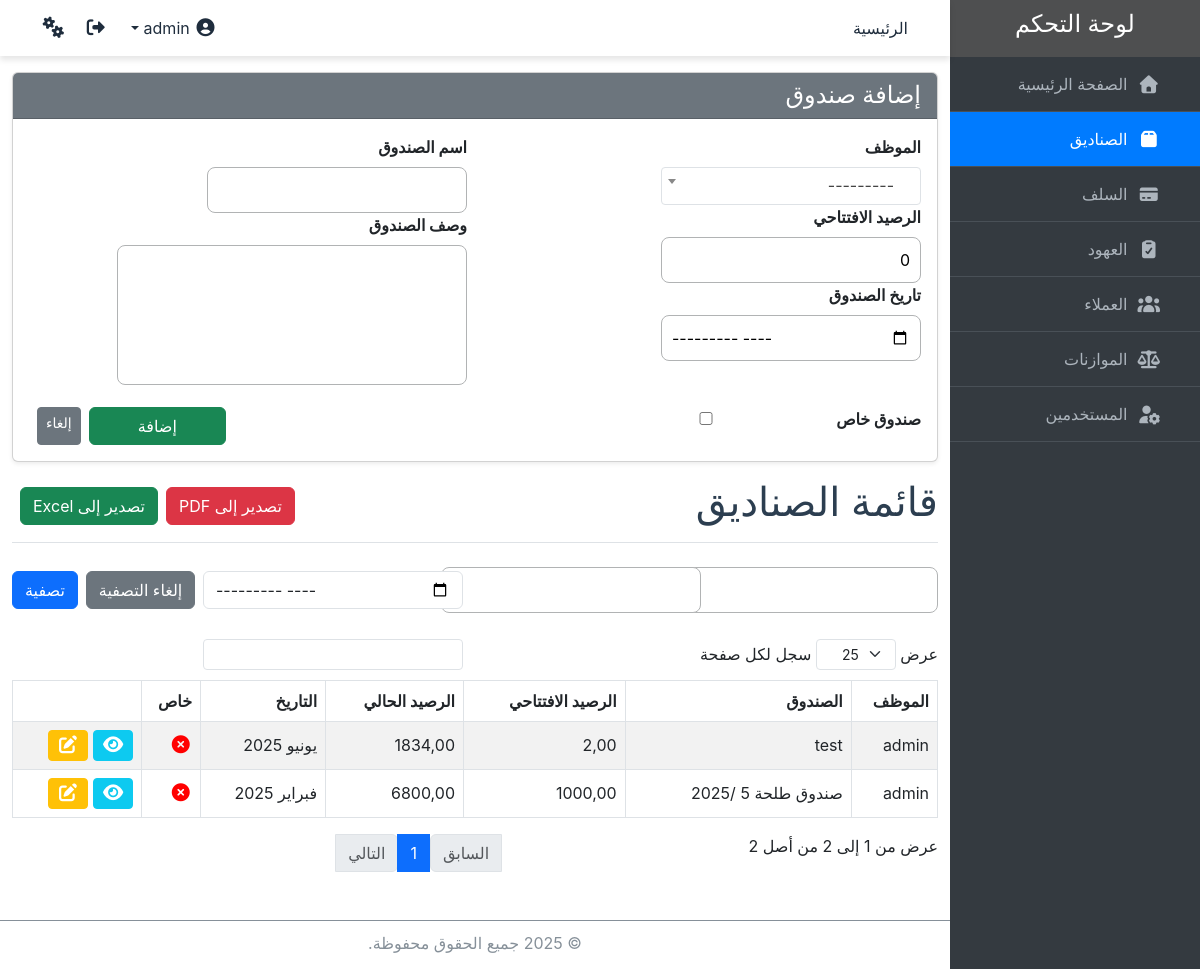
Screenshot of /funds/ (signed in) with the database file from the repository.
### core/models.py (models this page shows, shortened)
class Fund(models.Model):
    user = models.ForeignKey(User, on_delete=models.CASCADE, verbose_name="صاحب الصندوق")
    name = models.CharField(max_length=100, verbose_name="اسم الصندوق")
    description = models.TextField(verbose_name="وصف الصندوق")
    opening_balance = models.DecimalField(max_digits=10, decimal_places=2, default=0, verbose_name="الرصيد الافتتاحي")
    current_balance = models.DecimalField(max_digits=10, decimal_places=2, default=0, verbose_name="الرصيد الحالي")
    date = models.DateField(verbose_name="تاريخ الصندوق")
    is_private = models.BooleanField(default=False, verbose_name="صندوق خاص")
    created_at = models.DateTimeField(auto_now_add=True, verbose_name="تاريخ الإنشاء")
    class Meta:
        verbose_name = "صندوق"
        verbose_name_plural = "الصناديق"
        unique_together = ('user', 'date')
        permissions = [
            ("viewall_funds", "عرض كل الصناديق"),
            ("viewprivate_funds", "عرض الصناديق الخاصة"),
        ]

### core/views.py (the view, shortened to what this page needs)
# urls.py: path('funds/', views.FundView.as_view(), name='fund_list'),
class FundView(PermissionMixin, ExportMixin, View):
    template_name = 'funds/fund_list.html'
    permission_required = 'core.view_fund'
    def get(self, request, *args, **kwargs):
        if request.user.has_perm('core.viewprivate_funds') and request.user.has_perm('core.viewall_funds'):
            funds = Fund.objects.all()
        elif request.user.has_perm('core.viewprivate_funds'):
            funds = Fund.objects.filter(user=request.user)
        elif request.user.has_perm('core.viewall_funds'):
            funds = Fund.objects.filter(is_private=False)
        else:
            funds = Fund.objects.filter(user=request.user, is_private=False)
        user_filter = request.GET.get('user')
        name_filter = request.GET.get('name')
        date_filter = request.GET.get('date')
        if user_filter:
            funds = funds.filter(user=user_filter)
        if name_filter:
            funds = funds.filter(name=name_filter)
        if date_filter:
            funds = funds.filter(date__icontains=date_filter)
        if "export" in request.GET:
            export_format = request.GET.get('format', 'excel')  # Default to 'excel' if no format is provided
            if export_format == 'pdf':
                return self.export_to_pdf(funds)
            return self.export_to_excel(funds)
        fund = None
        if 'pk' in kwargs:
            fund = get_object_or_404(funds, pk=kwargs['pk'])  # التأكد من أن المستخدم يمكنه رؤية الصندوق
            form = FundForm(instance=fund)
        else:
            initial_data = {'user': request.user} if not request.user.is_superuser else {}
            form = FundForm(initial=initial_data)
        filter_form = FundFilterForm(request.GET)
        context = {
            'funds': funds,
            'form': form,
            'fund': fund,
            'filter_form': filter_form
        }
        return render(request, self.template_name, context)

### core/forms.py
class FundForm(forms.ModelForm):
    date = forms.DateField(
        widget=forms.DateInput(attrs={'type': 'month'}),
        input_formats=["%Y-%m"],  # السماح بإدخال السنة والشهر فقط
    )
    class Meta:
        model = Fund
        fields = ['user', 'name', 'description', 'opening_balance', 'is_private', 'date']
        widgets = {
            'date': forms.DateInput(attrs={'type': 'month'}),
            'current_balance': forms.TextInput(attrs={'readonly': 'readonly'}),
        }
    def __init__(self, *args, **kwargs):
        super().__init__(*args, **kwargs)
        if self.instance and self.instance.pk:
            self.initial['date'] = self.instance.date.strftime('%Y-%m')

class FundFilterForm(forms.Form):
    user = forms.ModelChoiceField(
        queryset=User.objects.all(),
        widget=Select2Widget(attrs={'data-placeholder': 'اختر الموضف', 'class': 'form-control'}),
        label="الموضف",
        required=False
    )
    name = forms.ChoiceField(
        widget=Select2Widget(attrs={'data-placeholder': 'اختر الصندوق', 'class': 'form-control'}),
        label="الصندوق",
        required=False
    )
    date = forms.DateField(
        required=False,
        widget=forms.DateInput(attrs={'type': 'month', 'class': 'form-control'}),
        label="التاريخ"
    )
    def __init__(self, *args, **kwargs):
        super().__init__(*args, **kwargs)
        self.fields['name'].choices = [(n, n) for n in Budget.objects.values_list('name', flat=True).distinct() if n]

### core/views.py (called while the page is built)
    def has_permission(self):
        perms = self.get_permission_required()
        return self.request.user.has_perms(perms) or self.request.user.is_superuser

### core/templates/funds/fund_list.html (shortened to what this page needs)
{% extends 'base.html' %}
{% block content %}
<div class="container mt-3">
    {% if 'core.change_fund' in request.user.get_all_permissions %}
    <div class="card shadow-sm mb-3">
        <div class="card-header bg-secondary text-white">
            <h4 class="mb-0">{% if fund %}تعديل صندوق{% else %}إضافة صندوق{% endif %}</h4>
        </div>
        <div class="card-body">
            <form method="post" class="row g-3">
                <div class="col-md-6">
                    {% if request.user.is_superuser or 'core.viewall_funds' in request.user.get_all_permissions %}
                    <label for="user" class="form-label">الموظف</label>
                    <div class="flex-grow-1">{{ form.user }}</div>
                    {% else %}
                    {{ form.user.as_hidden }}
                    {% endif %}
                    <label for="opening_balance" class="form-label">الرصيد الافتتاحي</label>
                    <div class="flex-grow-1">{{ form.opening_balance }}</div>
                    <label for="date" class="form-label">تاريخ الصندوق</label>
                    <div class="flex-grow-1">{{ form.date }}</div>
                </div>
                <div class="col-md-6">
                    <label for="name" class="form-label">اسم الصندوق</label>
                    <div class="flex-grow-1">{{ form.name }}</div>
                    <label for="description" class="form-label">وصف الصندوق</label>
                    <div class="flex-grow-1">{{ form.description }}</div>
                </div>
                <div class="col-6 d-flex justify-content-end">
                    {% if 'core.viewprivate_funds' in request.user.get_all_permissions %}
                    <label for="description" class="form-label">صندوق خاص</label>
                    <div class="flex-grow-1">{{ form.is_private }}</div>
                    {% endif %}
                </div>
                <div class="col-6 d-flex justify-content-end">
                    <button type="submit" class="btn btn-success px-5">
                        {% if fund %}تحديث{% else %}إضافة{% endif %}
                    </button>
                    <a href="{% url 'fund_list' %}" class="btn btn-secondary btn-sm mx-2">إلغاء</a>
                </div>
            </form>
        </div>
    </div>
    {% endif %}
    <div class="d-flex justify-content-between align-items-center border-bottom pb-2 mb-3">
        <h1 class="text-right">قائمة الصناديق</h1>
        <div class="d-flex">
            <a href="?export=1&format=pdf{% for key, value in request.GET.items %}{% if key != 'export' %}&{{ key }}={{ value }}{% endif %}{% endfor %}" class="btn btn-danger">
                تصدير إلى PDF</a>
            <a href="?export=1{% for key, value in request.GET.items %}{% if key != 'export' %}&{{ key }}={{ value }}{% endif %}{% endfor %}" class="btn btn-success mx-2">
                تصدير إلى Excel</a>
        </div>
    </div>
    <form method="get">
        <div class="row align-items-center">
          <div class="col-12 col-md-3 my-2">
            {{ filter_form.user }}
          </div>
          <div class="col-12 col-md-3 my-2">
            {{ filter_form.name }}
          </div>
          <div class="col-12 col-md-3 my-2">
            {{ filter_form.date }}
          </div>
          <div class="col-12 col-md-3 my-2 d-flex justify-content-end">
            <a href="{% url 'fund_list' %}" class="btn btn-secondary mx-2">إلغاء التصفية</a>
            <button type="submit" class="btn btn-primary">تصفية</button>
          </div>
        </div>
      </form>
    <div style="overflow-x: auto; max-width: 100%;">
        <table id="covenantsTable" class="table table-bordered  table-hover table-striped align-middle">
            <thead>
                <tr>
                    <th>الموظف</th>
                    <th>الصندوق</th>
                    <th>الرصيد الافتتاحي</th>
                    <th>الرصيد الحالي</th>
                    <th>التاريخ</th>
                    {% if 'core.viewprivate_funds' in request.user.get_all_permissions %}
                    <th>خاص</th>
                    {% endif %}
                    <th></th>
                </tr>
            </thead>
            <tbody>
                {% for fund in funds %}
                    <tr>
                        <td>{{ fund.user }}</td>
                        <td>{{ fund.name }}</td>
                        <td>{{ fund.opening_balance }}</td>
                        <td>{{ fund.current_balance }}</td>
                        <td>{{ fund.date|date:"M Y"  }}</td>
                        {% if 'core.viewprivate_funds' in request.user.get_all_permissions %}
                        <td>
                            {% if fund.is_private %}
                                <i class="fas fa-check-circle" style="color: green;"></i>
                            {% else %}
                                <i class="fas fa-times-circle" style="color: red;"></i>
                            {% endif %}
                        </td>
                        {% endif %}
                        <td>
                            <a href="{% url 'fund_detail' fund.pk %}" class="btn btn-info btn-sm text-white">
                                <i class="fas fa-eye"></i>
                            </a>
                            <a href="{% url 'fund_update' fund.pk %}" class="btn btn-warning btn-sm text-white">
                                <i class="fas fa-edit"></i>
                            </a>
                        </td>
                    </tr>
                {% endfor %}
            </tbody>
        </table>
    </div>
</div>
{% endblock %}
{% block scripts %}
<link href="https://cdn.jsdelivr.net/npm/select2@4.0.13/dist/css/select2.min.css" rel="stylesheet" />
{% endblock scripts %}

### static/css/styles.css (style rules this page uses)
body { margin: 0; margin-right: 250px; font-family: "Source Sans Pro",-apple-system,BlinkMacSystemFont,"Segoe UI",Roboto,"Helvetica Neue",Arial,sans-serif,"Apple Color Emoji","Segoe UI Emoji","Segoe UI Symbol"; font-size: 1rem; font-weight: 400; line-height: 1.5; color: rgb(33, 37, 41); text-align: right; background-color: #fff; }
.fas { font-size: 18px; }
input, optgroup, select, textarea { width: 50%; min-width: 260px; }
.container h1 { color: #2c3e50; }
.mt-3 { margin-top: 1rem !important; }
form .form-label { font-weight: bold; }
form input, form select, form textarea { border-radius: 8px; border: 1px solid #b1b3b4; padding: 10px; }
form button { border-radius: 8px; }
.table th, .table td { vertical-align: middle; }

### core/templates/funds/fund_list.html (style rules this page uses)
#id_description { height: 140px; width: 80%; resize: none; }

### rows the page displays
Fund: user "admin", name "test", opening_balance "2,00", current_balance "1834,00", date "يونيو 2025", is_private False (drawn)
Fund: user "admin", name "صندوق طلحة 5 /2025", opening_balance "1000,00", current_balance "6800,00", date "فبراير 2025", is_private False (drawn)
